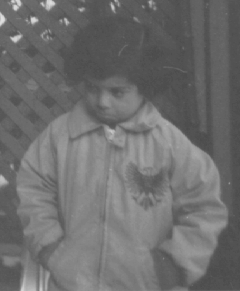
%> input picture 实验/lab4/pout.bmp, 240 x 291 px
$ octave lab4_4.m   (GNU Octave 9; MATLAB toolbox functions it lacks are replaced by stand-ins)
%> lines starting %> are read from the running program, lines starting %| are printed output that depends on the picture
source1 = imread('Pout.bmp');
%> source1 is the input picture: size 291x240 uint8; min 74, max 224, mean 110.3
source2 = imread('Girl.bmp');
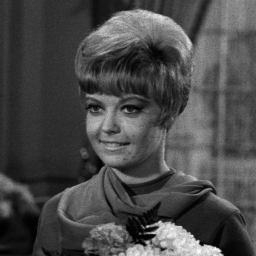
%> input picture 实验/lab4/Girl.bmp, 256 x 256 px
%> source2 is the input picture: size 256x256 uint8; min 0, max 254, mean 73.6
D = 15;
subplot(2,4,1); imshow(source1,[]); title('Pout');
subplot(2,4,2); imshow(ILPF(source1,D),[]); title('Pout理想高通滤波器');
subplot(2,4,3); imshow(BLPF(source1,D,1),[]); title('Pout巴特沃斯高通滤波器');
subplot(2,4,4); imshow(ELPF(source1,D,2),[]); title('Pout高斯高通滤波器');
subplot(2,4,5); imshow(source2); title('Girl');
subplot(2,4,6); imshow(ILPF(source2,D),[]); title('Girl理想高通滤波器');
subplot(2,4,7); imshow(BLPF(source2,D,1),[]); title('Girl巴特沃斯高通滤波器');
subplot(2,4,8); imshow(ELPF(source2,D,2),[]); title('Girl高斯高通滤波器');

%理想高通滤波器
function output = ILPF(input,D0)
%> called with D0 = 15
    [r,l] = size(input);
%> r = 291; l = 240
    F = fftshift(fft2(input));%傅里叶变换并平移
    [U,V] = meshgrid(-l/2:l/2-1,-r/2:r/2-1);%构建坐标
    D = hypot(U,V);%计算中心偏移距离
    H = D > D0 ;
    output = abs(ifft2(ifftshift(F.*H)));%卷积逆变换
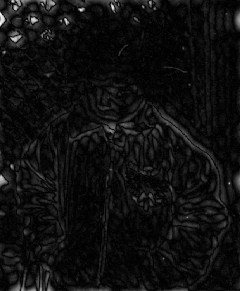
%> output: size 291x240 double; min 0.0122, max 85.15, mean 5.4; drawn with min black and max white
end

%巴特沃斯高通滤波器
function output = BLPF(input,D0,n)
%> called with D0 = 15, n = 1
    [r,l] = size(input);
    F = fftshift(fft2(input));%傅里叶变换并平移
    [U,V] = meshgrid(-l/2:l/2-1,-r/2:r/2-1);%构建坐标
    D = hypot(U,V);%计算中心偏移距离
    H = 1./(1+((D0./D).^(2*n)));
    output = abs(ifft2(ifftshift(F.*H)));%卷积逆变换
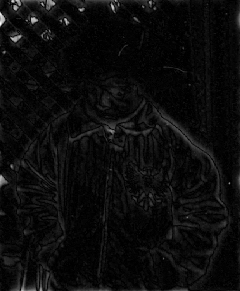
%> output: size 291x240 double; min 0.00189, max 85.95, mean 4.2; drawn with min black and max white
end

%高斯高通滤波器
function output = ELPF(input,D0,n)
%> called with D0 = 15, n = 2
    [r,l] = size(input);
    F = fftshift(fft2(input));%傅里叶变换并平移
    [U,V] = meshgrid(-l/2:l/2-1,-r/2:r/2-1);%构建坐标
    D = hypot(U,V);%计算中心偏移距离
    H = exp(-(D0./D).^n);
    output = abs(ifft2(ifftshift(F.*H)));%卷积逆变换
%> call 2 of ILPF, with D0 = 15
%> in ILPF (call 2), `output = abs(ifft2(ifftshift(F.*H)));`:
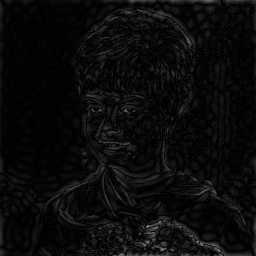
%> output: size 256x256 double; min 0.000329, max 167.3, mean 11.1
end
